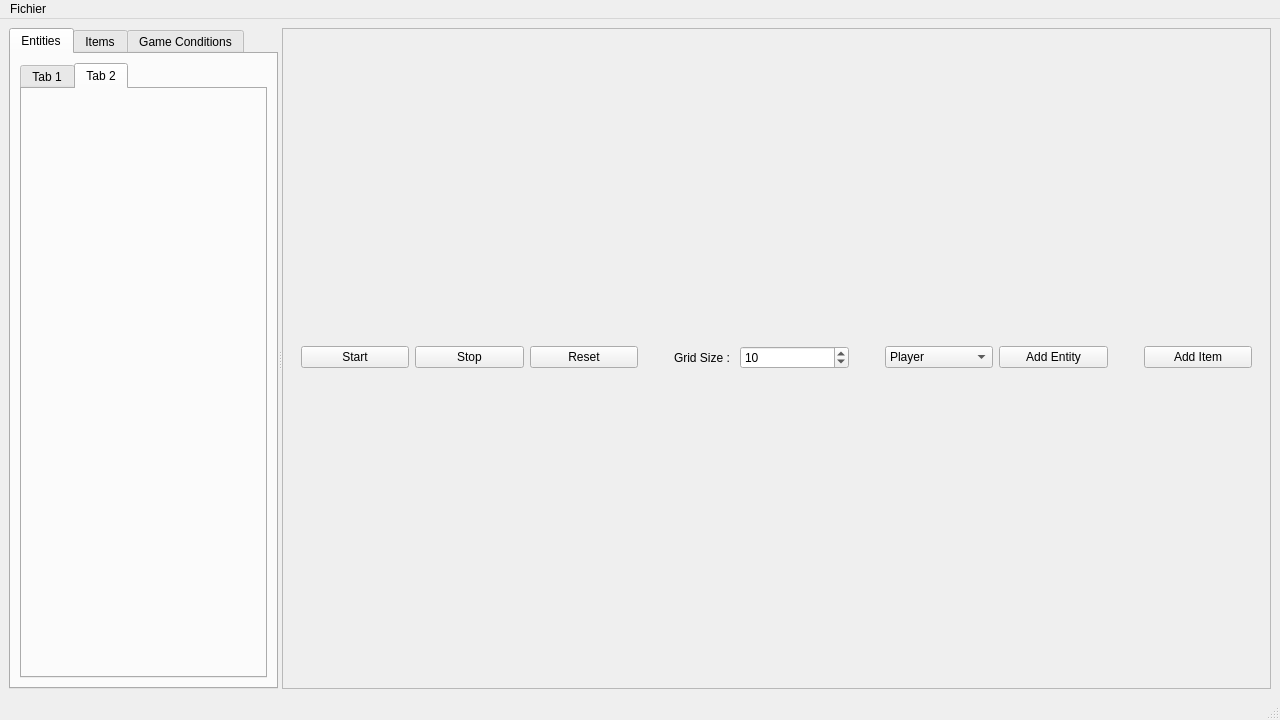
<?xml version="1.0" encoding="UTF-8"?>
<ui version="4.0">
 <class>MainWindow</class>
 <widget class="QMainWindow" name="MainWindow">
  <property name="geometry">
   <rect>
    <x>0</x>
    <y>0</y>
    <width>1280</width>
    <height>720</height>
   </rect>
  </property>
  <property name="windowTitle">
   <string>MainWindow</string>
  </property>
  <widget class="QWidget" name="centralwidget">
   <property name="sizePolicy">
    <sizepolicy hsizetype="Preferred" vsizetype="Preferred">
     <horstretch>0</horstretch>
     <verstretch>0</verstretch>
    </sizepolicy>
   </property>
   <layout class="QGridLayout" name="gridLayout_3">
    <item row="0" column="0">
     <layout class="QHBoxLayout" name="horizontalLayout_2">
      <item>
       <widget class="QSplitter" name="splitter">
        <property name="sizePolicy">
         <sizepolicy hsizetype="Preferred" vsizetype="Preferred">
          <horstretch>0</horstretch>
          <verstretch>0</verstretch>
         </sizepolicy>
        </property>
        <property name="orientation">
         <enum>Qt::Horizontal</enum>
        </property>
        <widget class="QTabWidget" name="tabWidget">
         <property name="sizePolicy">
          <sizepolicy hsizetype="MinimumExpanding" vsizetype="MinimumExpanding">
           <horstretch>0</horstretch>
           <verstretch>0</verstretch>
          </sizepolicy>
         </property>
         <property name="currentIndex">
          <number>0</number>
         </property>
         <property name="movable">
          <bool>true</bool>
         </property>
         <widget class="QWidget" name="tab">
          <attribute name="title">
           <string>Entities</string>
          </attribute>
          <layout class="QGridLayout" name="gridLayout_4">
           <item row="0" column="0">
            <widget class="QTabWidget" name="tabWidget_2">
             <property name="currentIndex">
              <number>1</number>
             </property>
             <widget class="QWidget" name="tab_3">
              <attribute name="title">
               <string>Tab 1</string>
              </attribute>
             </widget>
             <widget class="QWidget" name="tab_4">
              <attribute name="title">
               <string>Tab 2</string>
              </attribute>
             </widget>
            </widget>
           </item>
          </layout>
         </widget>
         <widget class="QWidget" name="tab_2">
          <property name="sizePolicy">
           <sizepolicy hsizetype="Expanding" vsizetype="Expanding">
            <horstretch>0</horstretch>
            <verstretch>0</verstretch>
           </sizepolicy>
          </property>
          <property name="minimumSize">
           <size>
            <width>145</width>
            <height>599</height>
           </size>
          </property>
          <attribute name="title">
           <string>Items</string>
          </attribute>
          <layout class="QGridLayout" name="gridLayout_6">
           <item row="0" column="0">
            <widget class="QTabWidget" name="tabWidget_3">
             <widget class="QWidget" name="tab_5">
              <attribute name="title">
               <string>Tab 1</string>
              </attribute>
             </widget>
             <widget class="QWidget" name="tab_6">
              <attribute name="title">
               <string>Tab 2</string>
              </attribute>
             </widget>
            </widget>
           </item>
          </layout>
         </widget>
         <widget class="QWidget" name="tab_7">
          <property name="sizePolicy">
           <sizepolicy hsizetype="Expanding" vsizetype="Expanding">
            <horstretch>0</horstretch>
            <verstretch>0</verstretch>
           </sizepolicy>
          </property>
          <attribute name="title">
           <string>Game Conditions</string>
          </attribute>
          <layout class="QGridLayout" name="gridLayout_5">
           <item row="0" column="0">
            <widget class="QTabWidget" name="tabWidget_4">
             <property name="currentIndex">
              <number>0</number>
             </property>
             <widget class="QWidget" name="tab_8">
              <attribute name="title">
               <string>Victory</string>
              </attribute>
              <layout class="QVBoxLayout" name="verticalLayout_2">
               <item>
                <layout class="QVBoxLayout" name="verticalLayout_3"/>
               </item>
               <item>
                <widget class="QPushButton" name="pushButton_6">
                 <property name="text">
                  <string>Add Condition</string>
                 </property>
                </widget>
               </item>
               <item>
                <widget class="QPushButton" name="pushButton_8">
                 <property name="text">
                  <string>Delete Condition</string>
                 </property>
                </widget>
               </item>
               <item>
                <widget class="QComboBox" name="comboBox_2"/>
               </item>
              </layout>
             </widget>
             <widget class="QWidget" name="tab_9">
              <attribute name="title">
               <string>Defeat</string>
              </attribute>
              <layout class="QGridLayout" name="gridLayout_7">
               <item row="0" column="0">
                <layout class="QVBoxLayout" name="verticalLayout_4"/>
               </item>
               <item row="2" column="0">
                <widget class="QPushButton" name="pushButton_9">
                 <property name="text">
                  <string>Delete Condition</string>
                 </property>
                </widget>
               </item>
               <item row="1" column="0">
                <widget class="QPushButton" name="pushButton_7">
                 <property name="text">
                  <string>Add Condition</string>
                 </property>
                </widget>
               </item>
               <item row="3" column="0">
                <widget class="QComboBox" name="comboBox_3"/>
               </item>
              </layout>
             </widget>
            </widget>
           </item>
          </layout>
         </widget>
        </widget>
        <widget class="QFrame" name="frame">
         <property name="sizePolicy">
          <sizepolicy hsizetype="MinimumExpanding" vsizetype="MinimumExpanding">
           <horstretch>0</horstretch>
           <verstretch>0</verstretch>
          </sizepolicy>
         </property>
         <property name="frameShape">
          <enum>QFrame::StyledPanel</enum>
         </property>
         <property name="frameShadow">
          <enum>QFrame::Raised</enum>
         </property>
         <layout class="QGridLayout" name="gridLayout">
          <item row="1" column="0">
           <layout class="QVBoxLayout" name="verticalLayout"/>
          </item>
          <item row="0" column="0">
           <widget class="QWidget" name="widget" native="true">
            <property name="sizePolicy">
             <sizepolicy hsizetype="Preferred" vsizetype="Fixed">
              <horstretch>0</horstretch>
              <verstretch>0</verstretch>
             </sizepolicy>
            </property>
            <property name="minimumSize">
             <size>
              <width>100</width>
              <height>50</height>
             </size>
            </property>
            <layout class="QGridLayout" name="gridLayout_2">
             <item row="0" column="0">
              <layout class="QHBoxLayout" name="horizontalLayout">
               <item>
                <widget class="QPushButton" name="pushButton_2">
                 <property name="text">
                  <string>Start</string>
                 </property>
                </widget>
               </item>
               <item>
                <widget class="QPushButton" name="pushButton_3">
                 <property name="text">
                  <string>Stop</string>
                 </property>
                </widget>
               </item>
               <item>
                <widget class="QPushButton" name="pushButton_5">
                 <property name="text">
                  <string>Reset</string>
                 </property>
                </widget>
               </item>
               <item>
                <spacer name="horizontalSpacer_2">
                 <property name="orientation">
                  <enum>Qt::Horizontal</enum>
                 </property>
                 <property name="sizeType">
                  <enum>QSizePolicy::Fixed</enum>
                 </property>
                 <property name="sizeHint" stdset="0">
                  <size>
                   <width>30</width>
                   <height>20</height>
                  </size>
                 </property>
                </spacer>
               </item>
               <item>
                <widget class="QLabel" name="label">
                 <property name="sizePolicy">
                  <sizepolicy hsizetype="Fixed" vsizetype="Preferred">
                   <horstretch>0</horstretch>
                   <verstretch>0</verstretch>
                  </sizepolicy>
                 </property>
                 <property name="minimumSize">
                  <size>
                   <width>50</width>
                   <height>0</height>
                  </size>
                 </property>
                 <property name="text">
                  <string>Grid Size : </string>
                 </property>
                </widget>
               </item>
               <item>
                <widget class="QSpinBox" name="spinBox">
                 <property name="value">
                  <number>10</number>
                 </property>
                </widget>
               </item>
               <item>
                <spacer name="horizontalSpacer">
                 <property name="orientation">
                  <enum>Qt::Horizontal</enum>
                 </property>
                 <property name="sizeType">
                  <enum>QSizePolicy::Fixed</enum>
                 </property>
                 <property name="sizeHint" stdset="0">
                  <size>
                   <width>30</width>
                   <height>20</height>
                  </size>
                 </property>
                </spacer>
               </item>
               <item>
                <widget class="QComboBox" name="comboBox">
                 <item>
                  <property name="text">
                   <string>Player</string>
                  </property>
                 </item>
                 <item>
                  <property name="text">
                   <string>Ennemie</string>
                  </property>
                 </item>
                 <item>
                  <property name="text">
                   <string>PNJ</string>
                  </property>
                 </item>
                </widget>
               </item>
               <item>
                <widget class="QPushButton" name="pushButton">
                 <property name="inputMethodHints">
                  <set>Qt::ImhNone</set>
                 </property>
                 <property name="text">
                  <string>Add Entity</string>
                 </property>
                 <property name="checkable">
                  <bool>false</bool>
                 </property>
                 <property name="autoExclusive">
                  <bool>false</bool>
                 </property>
                 <property name="autoDefault">
                  <bool>false</bool>
                 </property>
                 <property name="default">
                  <bool>false</bool>
                 </property>
                 <property name="flat">
                  <bool>false</bool>
                 </property>
                </widget>
               </item>
               <item>
                <spacer name="horizontalSpacer_3">
                 <property name="orientation">
                  <enum>Qt::Horizontal</enum>
                 </property>
                 <property name="sizeType">
                  <enum>QSizePolicy::Fixed</enum>
                 </property>
                 <property name="sizeHint" stdset="0">
                  <size>
                   <width>30</width>
                   <height>20</height>
                  </size>
                 </property>
                </spacer>
               </item>
               <item>
                <widget class="QPushButton" name="pushButton_4">
                 <property name="text">
                  <string>Add Item</string>
                 </property>
                </widget>
               </item>
              </layout>
             </item>
            </layout>
           </widget>
          </item>
         </layout>
        </widget>
       </widget>
      </item>
     </layout>
    </item>
   </layout>
  </widget>
  <widget class="QMenuBar" name="menubar">
   <property name="geometry">
    <rect>
     <x>0</x>
     <y>0</y>
     <width>1280</width>
     <height>21</height>
    </rect>
   </property>
   <widget class="QMenu" name="menuFichier">
    <property name="title">
     <string>Fichier</string>
    </property>
   </widget>
   <addaction name="menuFichier"/>
  </widget>
  <widget class="QStatusBar" name="statusbar"/>
 </widget>
 <resources/>
 <connections/>
</ui>
